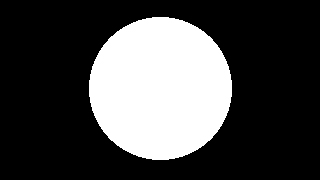
#> input picture CNN-YOLO/pi.jpg, 320 x 180 px, found by its file name
$ python test_Photo_Scharr_laplacian.py   (older library calls are emulated)
#> lines starting #> are read from the running program, lines starting #| are printed output that depends on the picture; after the words box and inside, x2 and y2 are one past the last pixel; in counts of white or black regions, pixels touching at a corner belong together
from pickletools import uint8
from re import A
from textwrap import dedent
from turtle import title
from xmlrpc.server import DocCGIXMLRPCRequestHandler
import cv2 #读取格式是BGR
import numpy as np
import matplotlib.pyplot as plt
from scipy.fft import dst
from sklearn.preprocessing import KernelCenterer

#Scharr算子
"""
     | -3   0   +3 |                     | -3 -10  -3 |
     |             |                     |            |
Gx = | -10  0  +10 |  *  A    and   Gy = | 0    0   0 |  *  A
     |             |                     |            |
     | -3   0   +3 |                     | +3 +10  +3 |
相比Sobel算子Scharr算子更加敏感
"""
#laplacian算子
"""
     | 0   1   0 |
     |           |
Gx = | 1  -4   1 |
     |           |
     | 0   1   0 |
二阶导算子，相当于一阶导的变化率，对噪音点敏感，通常结合其他方法使用
"""

#Scharr算子和Sobel算子使用一致

#laplacian算子
img = cv2.imread('pi.jpg')
#> img is the input picture: shape (180, 320, 3); min 0, max 255, mean 71.1
lap = cv2.Laplacian(img,cv2.CV_64F)
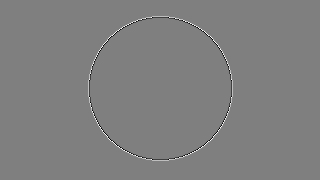
#> lap: shape (180, 320, 3) float64; min -512, max 512, mean 0; drawn with min black and max white
cv2.imshow('1',lap)
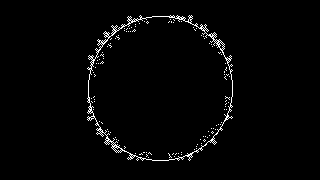
#> window '1': shape (180, 320, 3); 2% white in thin lines or dots, all inside (x1, y1, x2, y2) = (87, 15, 233, 161)
cv2.waitKey(0)
cv2.destroyAllWindows()

$ run again, with CNN-YOLO/corrosion.jpg copied over CNN-YOLO/pi.jpg
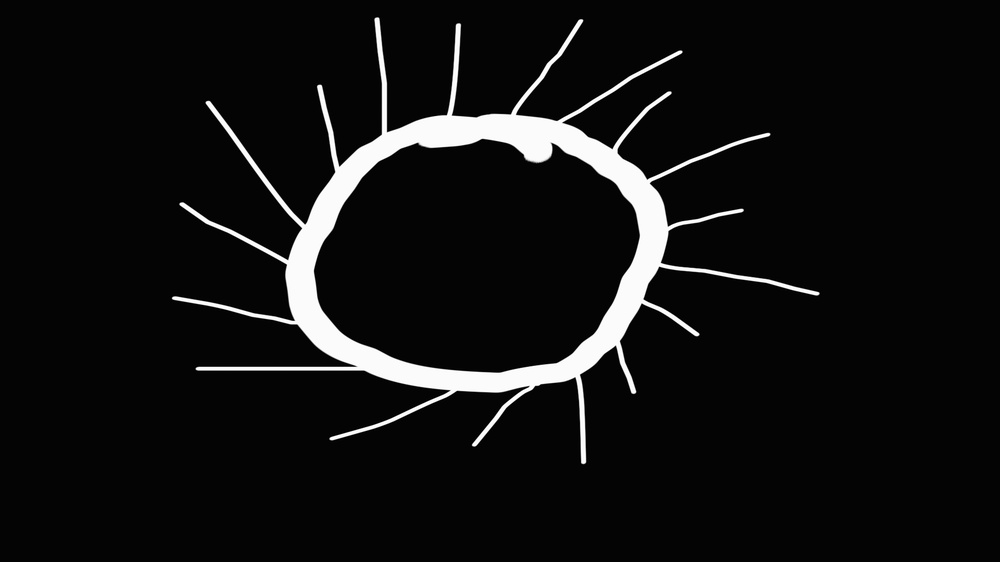
#> input picture CNN-YOLO/corrosion.jpg, 1000 x 562 px, shrunk from 1920 x 1080 before the run, found by its file name
#> img is the input picture: shape (562, 1000, 3); min 0, max 255, mean 18.6
#> `lap = cv2.Laplacian(img,cv2.CV_64F)`:
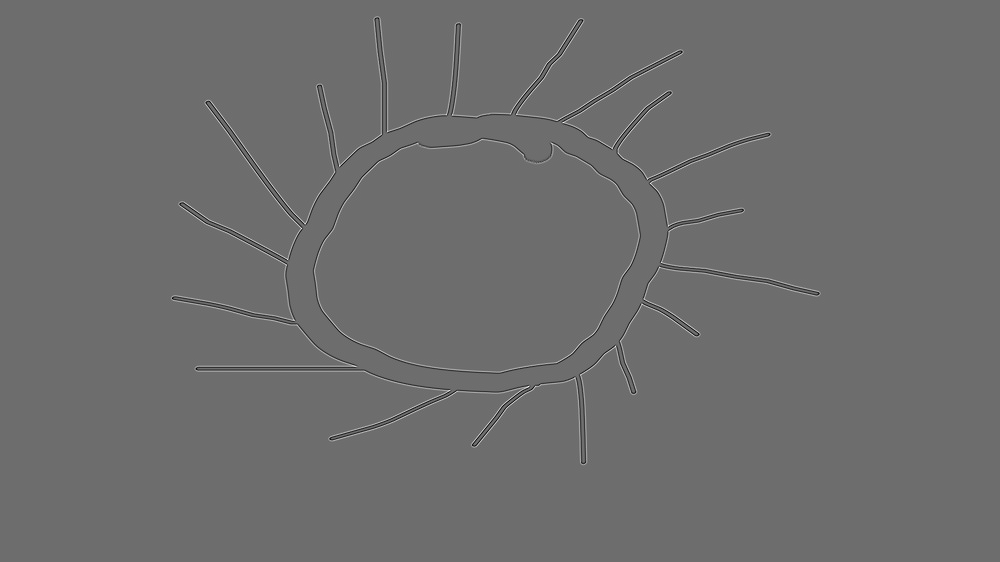
#> lap: shape (562, 1000, 3) float64; min -349, max 462, mean 0; drawn with min black and max white
#> `cv2.imshow('1',lap)`:
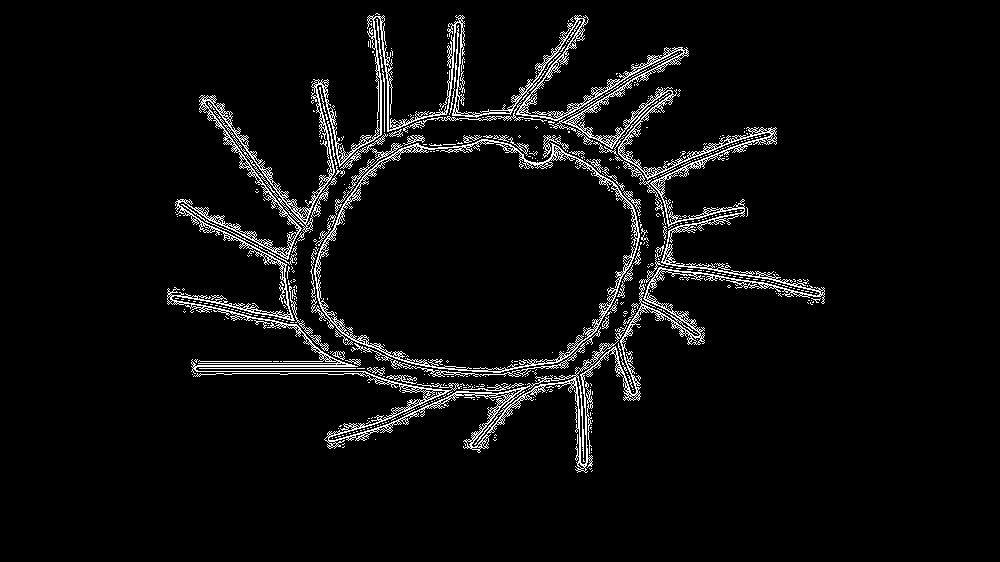
#> window '1': shape (562, 1000, 3); 5% white in thin lines or dots, all inside (x1, y1, x2, y2) = (167, 13, 825, 473)
